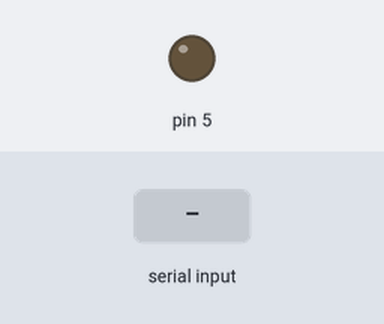
Bench run of a sketch on a simulated Arduino Uno, built with avr-gcc and run on an emulated ATmega328P. On the bench: output pins drawn as LEDs (lit = HIGH). The test bench sets the inputs (shaded band). What the sketch prints to the serial monitor is not drawn.

Above: at 1.2 s.
1.3 s: "1\n" received over Serial
At 1.7 s:
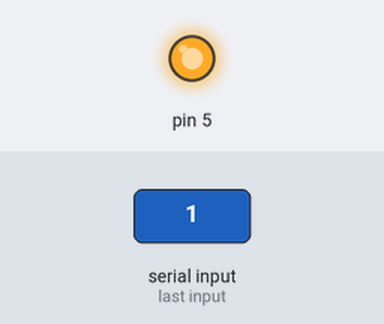
2.8 s: "0\n" received over Serial
At 4.0 s:
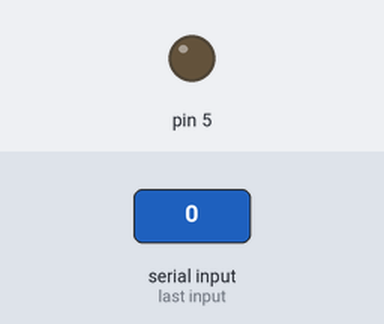
Timing chart, 0 to 5.8 s (numbered marks = the images above; inputs shaded):
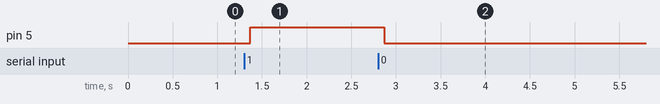

Measured:
- after the input at 1.3 s, pin 5: LOW → HIGH after 0.07 s
- after the input at 2.8 s, pin 5: HIGH → LOW after 0.07 s

The sketch:

pruebas.ino
```cpp
String msg = ""; // mensaje recibido
int msgv;

void setup() {
  // put your setup code here, to run once:
  Serial.begin(9600); // // Serial Communication is starting with 9600 of baudrate speed
  pinMode(5, OUTPUT);
}

void loop() {
  // put your main code here, to run repeatedly:
  readSerialPort();
Serial.println(msgv);
if (msgv == 1){
digitalWrite(5, HIGH);

}
else if (msgv == 0){
digitalWrite(5, LOW);
}

}


//Leer data de la RPI
void readSerialPort() {
  msg = "";
  if (Serial.available()) {
    delay(10);
    while (Serial.available() > 0) {
      msg += (char)Serial.read();
      msgv = msg.toInt();

    }
    Serial.flush();
  }
}
```
